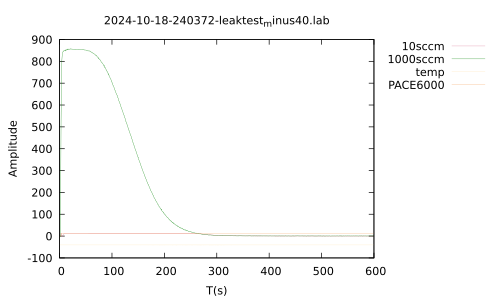

Here is the gnuplot script that generated this plot:
set terminal pdf
set encoding utf8
set output "2024-10-18-240372-leaktest_minus40.pdf"
set encoding utf8
#set xrange [0.0:600.0]
#set yrange [0.0:20.0]
set key outside
set style line 1 linecolor rgb '#DB7093' linewidth 0.1
set style line 2 linecolor rgb '#008000' linewidth 0.1
set style line 3 linecolor rgb '#FFE4B5' linewidth 0.1
set style line 4 linecolor rgb '#F4A460' linewidth 0.1
set title "2024-10-18-240372-leaktest_minus40.lab"
set xlabel "T(s)"
set ylabel "Amplitude"
plot "2024-10-18-240372-leaktest_minus40.lab" every ::1 using 1:2 w l linestyle 1 title "10sccm", "2024-10-18-240372-leaktest_minus40.lab" using 1:3 w l linestyle 2 title "1000sccm", "2024-10-18-240372-leaktest_minus40.lab" using 1:4 w l linestyle 3 title "temp", "2024-10-18-240372-leaktest_minus40.lab" using 1:5 w l linestyle 4 title "PACE6000"
